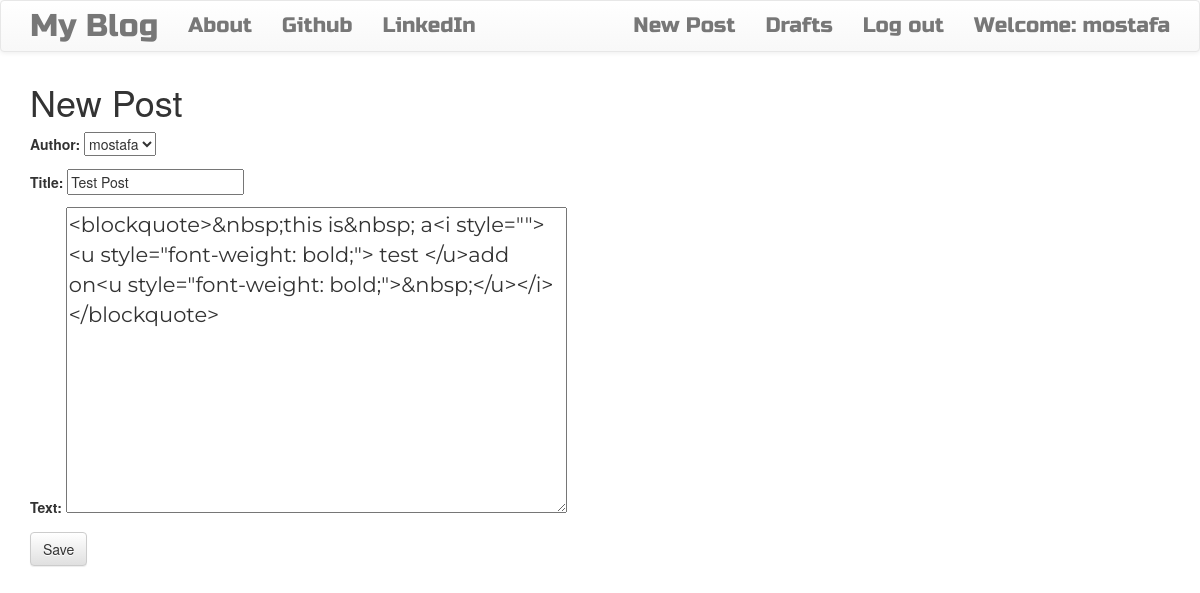
Screenshot of /post/1/edit (signed in) with the database file from the repository.
### blog/models.py (models this page shows, shortened)
class Post(models.Model):
    author = models.ForeignKey('auth.User',on_delete=models.CASCADE)
    title=models.CharField(max_length=200)
    text=models.TextField()
    create_date =models.DateTimeField(default=timezone.now)
    published_date = models.DateTimeField(blank=True, null=True)

### blog/views.py (the view)
# urls.py: path('post/<int:pk>/edit',views.PostUpdateView.as_view(),name='post_edit'),
class PostUpdateView(LoginRequiredMixin,UpdateView):
    login_url='/login/'
    redirect_field_name='blog/post_detail.html'
    form_class=PostForm
    model=Post

### blog/forms.py
class PostForm(forms.ModelForm):
    class Meta():
        model = Post
        fields= ('author','title','text')
        widgets = {
            'title':forms.TextInput(attrs={'class':'textinputclass'}),
            'text':forms.Textarea(attrs={'class':'editable medium-editor-textarea postcontent'})
        }

### blog/templates/blog/post_form.html (shortened to what this page needs)
{% extends 'blog/base.html' %}
{% block content %}
<h1>New Post</h1>
<form class="post-form"  method="post">
  {{form.as_p}}
  <button type="submit" class='save btn btn-default' >Save</button>
</form>
{% endblock %}

### blog/templates/blog/base.html (shortened to what this page needs)
<!DOCTYPE html>
{% load static %}
<html>
    <head>
        <link rel="stylesheet" href="https://maxcdn.bootstrapcdn.com/bootstrap/3.3.7/css/bootstrap.min.css">
        <link rel="stylesheet" href="https://maxcdn.bootstrapcdn.com/bootstrap/3.3.7/css/bootstrap-theme.min.css">
        <link rel="stylesheet" href="//cdn.jsdelivr.net/medium-editor/latest/css/medium-editor.min.css" type="text/css" media="screen" charset="utf-8">
        <link rel="stylesheet" href="{% static 'css/blog.css' %}">
<body class='loader'>
  <nav class="navbar navbar-default techfont custom-navbar">
    <div class="container">
      <ul class="nav navbar-nav">
        <li><a class='navbar-brand bigbrand' href="{% url 'post_list' %}">My Blog</a></li>
        <li><a href="{% url 'about'%}">About</a></li>
        <li><a href="https://www.github.com">Github</a></li>
        <li><a href="https://www.linkedin.com">LinkedIn</a></li>
      </ul>
      <ul class="nav navbar-nav navbar-right">
        {% if user.is_authenticated %}
        <li>
          <a href="{% url 'post_new' %}" >New Post</a>
        </li>
        <li>
          <a href="{% url 'post_draft_list' %}">Drafts</a>
        </li>
        <li>
          <a href="{% url 'logout' %}" >Log out</a>
        </li>
        <li>
          <a >Welcome: {{ user.username }}</a>
        </li>
          {% else %}
          <li><a class='nav navbar-right' href="{% url 'login' %}" ><span class="glyphicon glyphicon-user"></span></a></li>
        {% endif %}
      </ul>
  </div>
</nav>
        <div class="content container">
            <div class="row">
                <div class="col-md-8">
                  <div class="blog_posts">
                    {% block content %}
                    {% endblock %}
                  </div>
                </div>
            </div>
        </div>
</body>
</html>

### blog/static/css/blog.css (style rules this page uses)
.techfont { font-family:'Russo One',sans-serif; font-size:1.5em; margin-bottom:10px; }
.bigbrand { font-size:1.5em; }
.postcontent { font-family:'Montserrat'; font-size:1.5em; }
.loader { filter:hue-rotate(0deg); color:linear-gradient(45deg,#0f8,#08f); animation:hue 10000ms infinite linear; }

### rows the page displays
Post: author "mostafa", title "Test Post", text "<blockquote>&nbsp;this is&nbsp; a<i style=\"\"><u style=\"font-weight: bold;\"> test </u>add on<u style=\"font-weight: bold;\">&nbsp;</u></i></blockquote>"

### other values shown
{{ user.username }} "mostafa"
